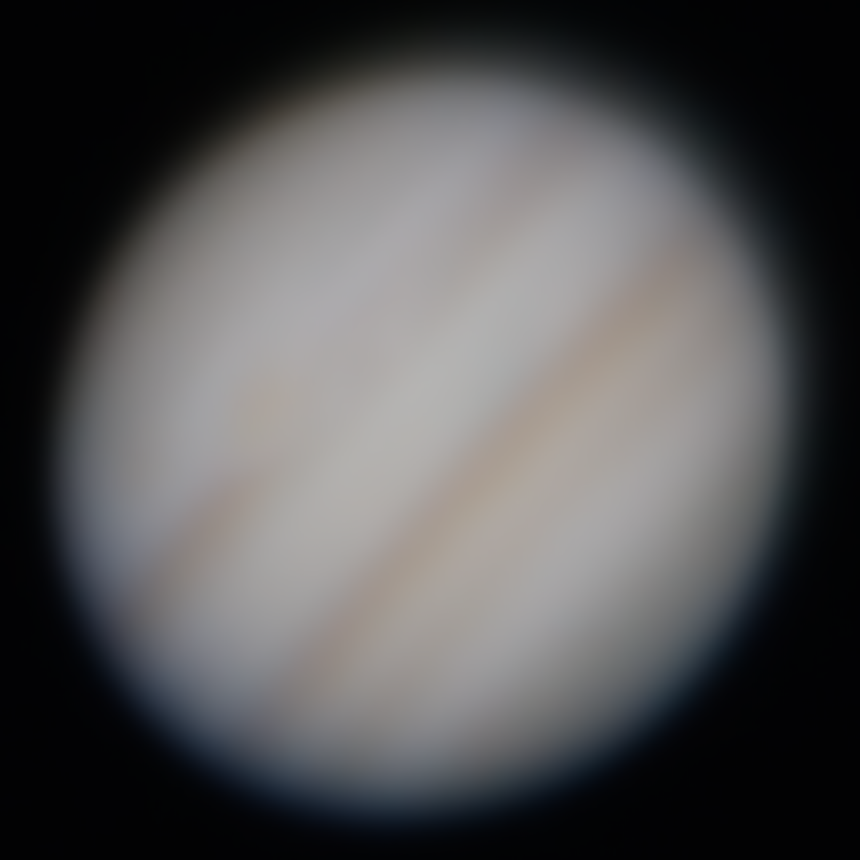
#> input picture Planet_Photo_Stacking/jupiter_stacked.tif, 860 x 860 px
$ python enhancing.py
#> lines starting #> are read from the running program, lines starting #| are printed output that depends on the picture
"""This script improves the quality of the final stacked image"""
from PIL import Image, ImageFilter, ImageEnhance

def main():
    """
    Main function for opening file
    """
    in_file = 'jupiter_stacked.tif'
    img = Image.open(in_file)
#> img is the input picture: PIL image 860x860 RGB; mean R, G, B 83.4, 82.9, 83.9
    img_enh = enhance_image(img)
    img_enh.show()
    img_enh.save('enhanced.tif', 'TIFF')

def enhance_image(image):
    """
    modifies the image with filters
    """
    enhancer = ImageEnhance.Brightness(image)
    img_enh = enhancer.enhance(0.75)
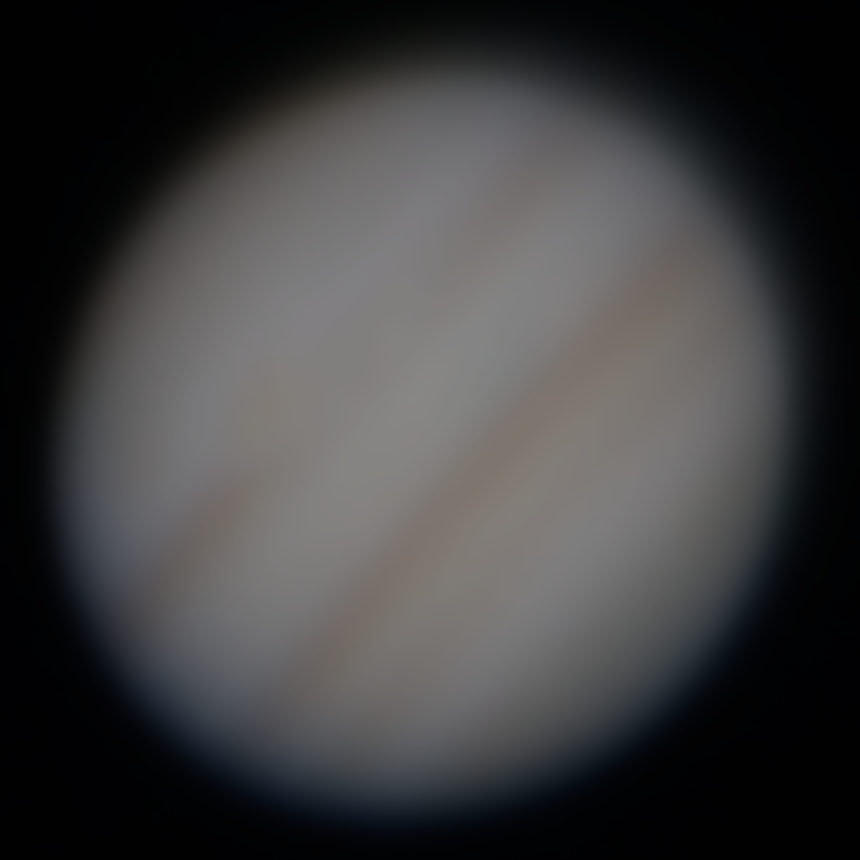
#> img_enh: PIL image 860x860 RGB; mean R, G, B 62.2, 61.8, 62.6

    enhancer = ImageEnhance.Contrast(img_enh)
    img_enh = enhancer.enhance(1.6)
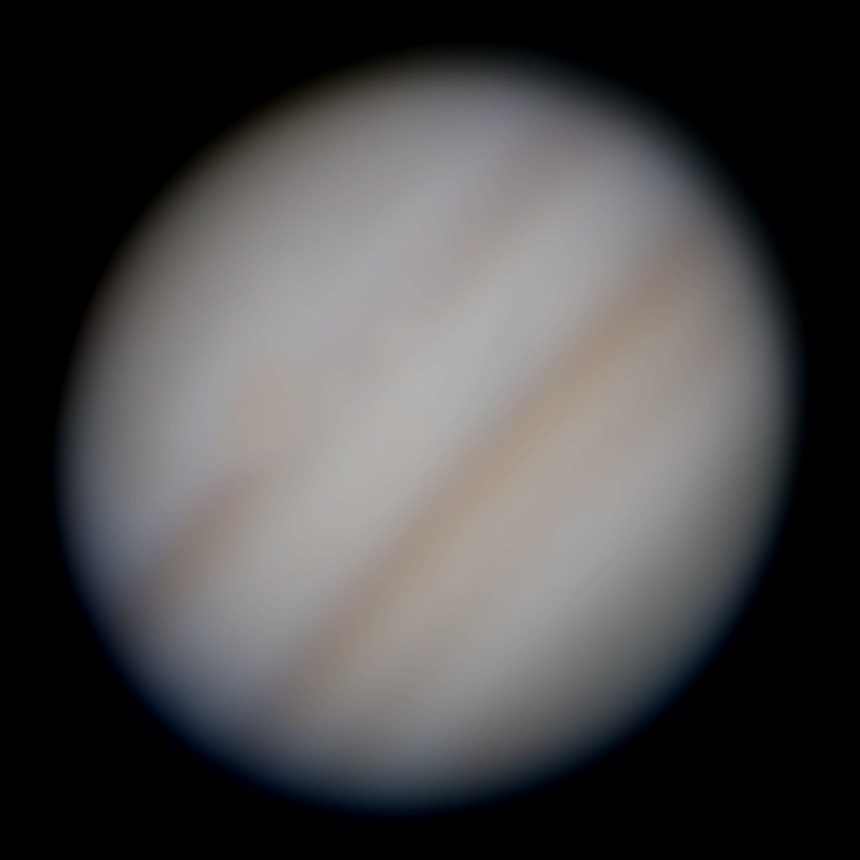
#> img_enh: PIL image 860x860 RGB; mean R, G, B 74, 72.9, 73.3

    enhancer = ImageEnhance.Color(img_enh)
    img_enh = enhancer.enhance(1.7)

    img_enh = img_enh.rotate(angle=133, expand=True)
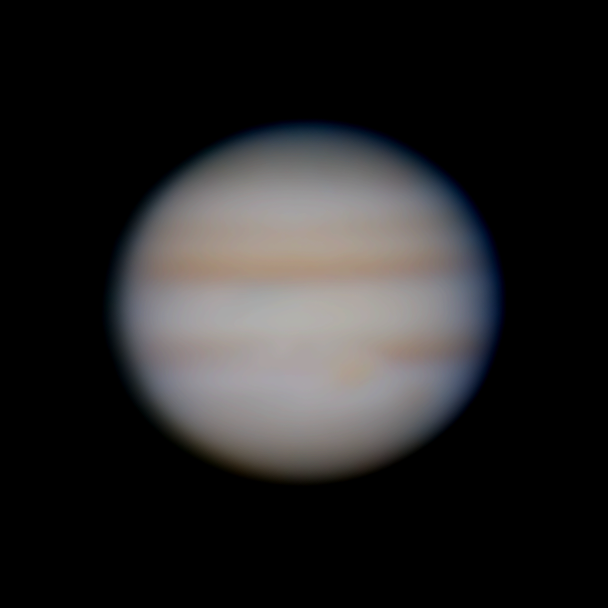
#> img_enh: PIL image 1216x1216 RGB (shown at 1/2 size); mean R, G, B 37.1, 36.2, 36.5

    img_enh = img_enh.filter(ImageFilter.SHARPEN)

    return img_enh

if __name__ == '__main__':
    main()
